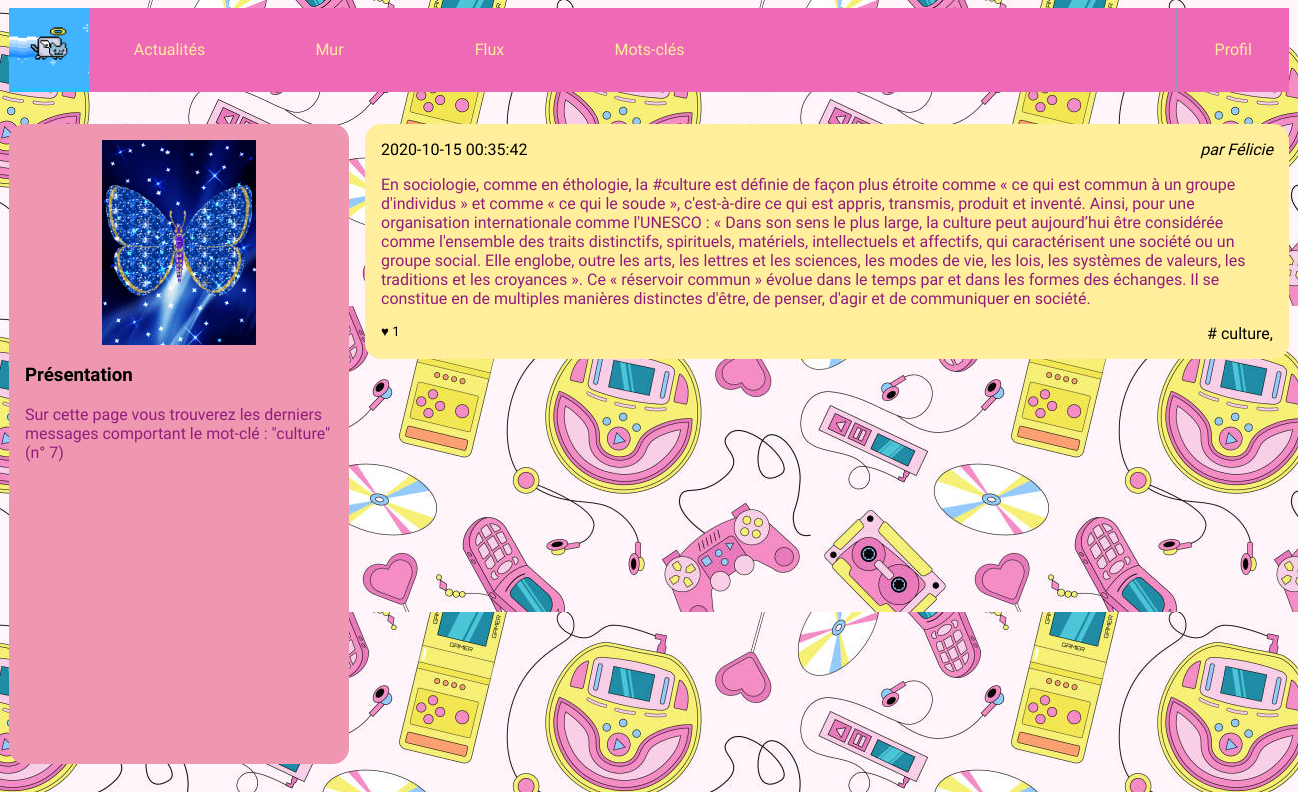
/tags.php?tag_id=7, run on the app's committed database.
### tables this page shows
CREATE TABLE `tags` (
  `id` int(10) UNSIGNED NOT NULL,
  `label` varchar(255) NOT NULL
);

CREATE TABLE `users` (
  `id` int(10) UNSIGNED NOT NULL,
  `email` varchar(255) NOT NULL,
  `password` varchar(255) NOT NULL,
  `alias` varchar(255) NOT NULL
);

### tags.php (the view, shortened to what this page needs)
<!doctype html>
<html lang="fr">
    <head>
        <link rel="stylesheet" href="style.css"/>
    </head>
    <body class="protest-riot-regular">
        <header>
            <?php include 'nav.php' ?>
        </header>
        <div id="wrapper">
            <?php
            $tagId = intval($_GET['tag_id']);
            ?>
            <?php include 'connectionSql.php'?>
            <aside class="bg">
                <?php
                $laQuestionEnSql = "SELECT * FROM tags WHERE id= '$tagId' ";
                $lesInformations = $mysqli->query($laQuestionEnSql);
                $tag = $lesInformations->fetch_assoc();
                ?>
                <img src="papillon.gif" alt="Portrait de l'utilisatrice"/>
                <section>
                    <h3>Présentation</h3>
                    <p>Sur cette page vous trouverez les derniers messages comportant
                        le mot-clé : "<?php echo $tag['label'] ?>"
                        (n° <?php echo $tagId ?>)
                    </p>
                </section>
            </aside>
            <main>
                <?php
                $laQuestionEnSql = "
                    SELECT posts.content,
                    posts.created,
                    users.alias as author_name,
                    users.id as author_id,
                    count(likes2.id) as like_number,
                    GROUP_CONCAT(DISTINCT tags.label) AS taglist
                    FROM posts_tags as filter
                    JOIN posts ON posts.id=filter.post_id
                    JOIN users ON users.id=posts.user_id
                    LEFT JOIN posts_tags ON posts.id = posts_tags.post_id
                    LEFT JOIN tags       ON posts_tags.tag_id  = tags.id
                    LEFT JOIN likes2      ON likes2.post_id  = posts.id
                    WHERE filter.tag_id = '$tagId'
                    GROUP BY posts.id
                    ORDER BY posts.created DESC
                    ";
                $lesInformations = $mysqli->query($laQuestionEnSql);
                while ($post = $lesInformations->fetch_assoc())
                {
                    ?>
                <?php include 'articlePost.php'?>
                <?php } ?>
            </main>
        </div>
    </body>
</html>

### articlePost.php (shortened to what this page needs)
<article>
    <h3>
        <time><?php echo $post['created'] ?></time>
    </h3>
        <a class="nameLink" href="wall.php?user_id=<?php echo $post['author_id'] ?>">
        <address><?php echo "par ".$post['author_name'] ?></address>
        </a>
        <div>
        <p><?php echo $post['content'] ?></p>
    </div>
    <footer>
        <small>♥ <?php echo $post['like_number'] ?> </small>
        <a class="nameLink" href=""><?php echo " # ".$post['taglist'] ?></a>,
    </footer>
</article>

### style.css (style rules this page uses)
body { background-image: url(./images/bground.jpg); font-family: Arial; }
.protest-riot-regular { font-family: "Protest Riot", sans-serif; font-weight: 400; font-style: normal; }
a { text-decoration: none; color:#ffee9b; }
p { color: rgb(146, 28, 126); }
.nameLink { color: black; }
body>header { background-color: rgb(238, 106, 183); display:flex; width:80em; margin:0 auto 2em auto; padding:0; }
#wrapper { display:flex; width:80em; margin:0 auto 2em auto; }
#wrapper aside { background-color: #fff; flex:1; padding:1em; border-radius: 1em; }
#wrapper aside img { display: block; width:50%; margin:auto; }
#wrapper main { flex:3; padding-left:1em; height: 80vh; overflow-y: scroll; }
#wrapper main article { background-color: #FFEE9B; padding:1em; margin-bottom: 1em ; border-radius: 1em; }
#wrapper main article h3 { margin:0; padding:0; font-weight: normal; font-size:1em; }
#wrapper main article time { float:left; }
#wrapper main article address { text-align: right; margin-bottom: 1em; }
#wrapper main article p { margin:0; }
#wrapper main article footer { margin-top: 1em; text-align: right; }
#wrapper main article footer small { float:left; }
.bg { background-image: url(./images/rose.jpg); background-color: rgb(238, 106, 183); }

### data on the page
tags: label "culture"
users: created "2020-10-15 00:35:42", alias "Félicie", content "En sociologie, comme en éthologie, la #culture est définie de façon plus étroite comme « ce qui est commun à un groupe d'individus » et comme « ce qui le soude », c'est-à-dire ce qui est appris, transmis, produit et inventé. Ainsi, pour une organisation internationale comme l'UNESCO : « Dans son sens le plus large, la culture peut aujourd’hui être considérée comme l'ensemble des traits distinctifs, spirituels, matériels, intellectuels et affectifs, qui caractérisent une société ou un groupe social. Elle englobe, outre les arts, les lettres et les sciences, les modes de vie, les lois, les systèmes de valeurs, les traditions et les croyances ». Ce « réservoir commun » évolue dans le temps par…", like_number "1", taglist "culture"

### other printed values
$tagId "7"
